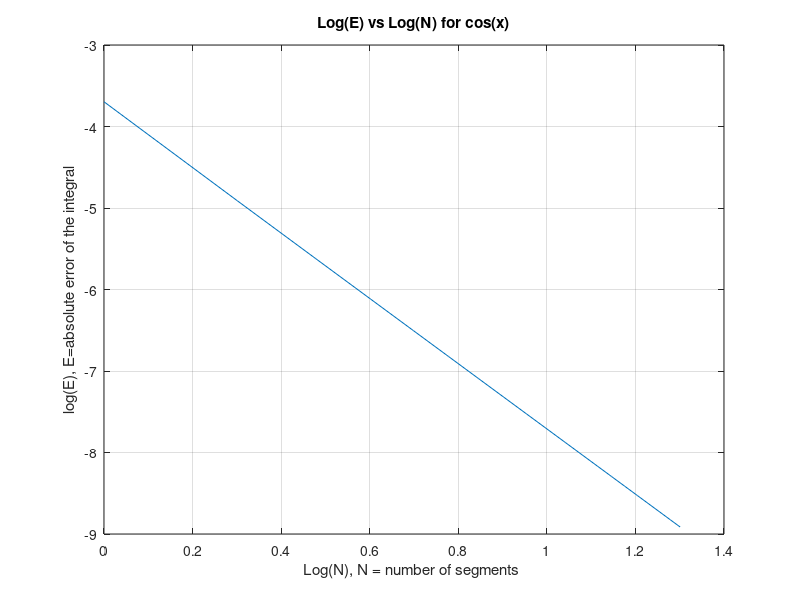

MATLAB code for this plot:
%script to integrate cos(x) between 0 and 1
integral(1:20,1)=0;
error(1:20,1)=0;
logN(1:20,1)=0;
logE(1:20,1)=0;
for i=1:20
    pts=linspace(0,1,i+1);
    for j=1:i
        integral(i)= integral(i)+ ((pts(j+1)-pts(j))/2)*cos( (pts(j)+pts(j+1))/2 + (pts(j+1)-pts(j))/(2*sqrt(3))) + ((pts(j+1)-pts(j))/2)*cos( (pts(j)+pts(j+1))/2 + (pts(j+1)-pts(j))/(2*-sqrt(3)));
    end
    error(i)= abs(sin(1)-integral(i));
    logN(i)=log10(i);
    logE(i)=log10(error(i));
end
plot (logN,logE)
title('Log(E) vs Log(N) for cos(x)')  
hold off
xlabel('Log(N), N = number of segments ') 
ylabel('log(E), E=absolute error of the integral')
grid 